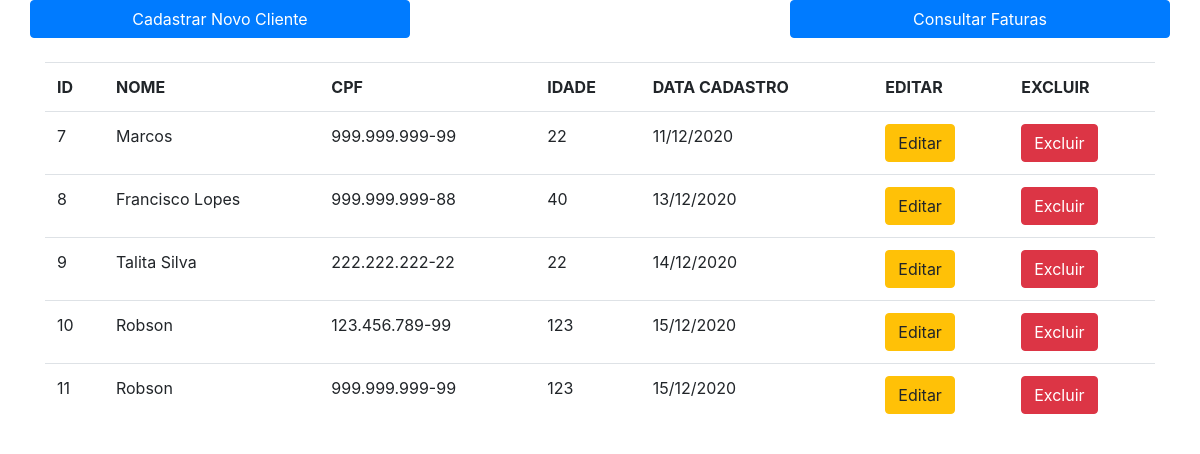
The page / on the database its author committed.
### tables this page shows
CREATE TABLE `cliente` (
  `idcliente` int NOT NULL AUTO_INCREMENT,
  `nome` varchar(45) DEFAULT NULL,
  `cpf` varchar(45) DEFAULT NULL,
  `idade` int DEFAULT NULL,
  `cadastro` datetime DEFAULT NULL,
  PRIMARY KEY (`idcliente`)
);

### dao/ClienteDaoMysql.php (called while the page is built, shortened)
<?php
require_once 'models/Cliente.php';
class ClienteDaoMysql implements ClienteDAO{
    private $pdo;
    public function __construct(PDO $driver){
        $this->pdo = $driver;
    }
    public function findAll(){
        $array = [];
        $sql = $this->pdo->query("SELECT * FROM cliente");
        if($sql->rowCount() > 0){
            $data = $sql->fetchAll();
            foreach($data as $item){
                $cad = new Cliente();
                $cad->setId($item['idcliente']);
                $cad->setNome($item['nome']);
                $cad->setCpf($item['cpf']);
                $cad->setIdade($item['idade']);
                $cad->setCadastro($item['cadastro']);
                $array[] = $cad;
            }
        }
        return $array;
    }
}

### models/Cliente.php (called while the page is built, shortened)
<?php
class Cliente{
    private $id;
    private $nome;
    private $cpf;
    private $idade;
    private $cadastro;
    public function getId(){
        return $this->id;
    }
    public function setId($i){
        $this->id = trim($i);
    }
    public function getNome(){
        return $this->nome;
    }
    public function setNome($n){
        $this->nome = ucwords(trim($n));
    }
    public function getCpf(){
        return $this->cpf;
    }
    public function setCpf($c){
        $this->cpf = trim($c);
    }
    public function getIdade(){
        return $this->idade;
    }
    public function setIdade($y){
        $this->idade = trim($y);
    }
    public function getCadastro(){
        return $this->cadastro;
    }
    public function setCadastro($cad){
        $this->cadastro = $cad;
    }
}

### index.php (the view, shortened to what this page needs)
<?php
require 'config.php';
require 'dao/ClienteDaoMysql.php';
$clienteDao = new ClienteDaoMysql($pdo);
$lista = $clienteDao->findAll();
?>
<!DOCTYPE html>
<html>
	<head>
		<link rel="stylesheet" href="assets/css/bootstrap.min.css" />
	</head>
	<body>
	<div class="container">
		<div class="row">
			<a class=" col-4 btn btn-primary" href="cadastro.php">Cadastrar Novo Cliente</a>
			<div class="col-4"></div>
			<a class="col-4 btn btn-primary" href="faturas.php">Consultar Faturas</a>
		</div>
		<br />
		<table class="table table-hover">
			<tr>
				<th>ID</th>
				<th>NOME</th>
				<th>CPF</th>
				<th>IDADE</th>
				<th>DATA CADASTRO</th>
				<th>EDITAR</th>
				<th>EXCLUIR</th>
			</tr>
			<?php
				foreach($lista as $cliente): ?>
					<tr>
						<td><?=$cliente->getId();?></td>
						<td><?=$cliente->getNome();?></td>
						<td><?=$cliente->getCpf();?></td>
						<td><?=$cliente->getIdade();?></td>
						<td><?=$mysqldate = date( 'd/m/Y', strtotime( $cliente->getCadastro() ) );?></td>
						<td> <a class="btn btn-warning" href="editar.php?id=<?=$cliente->getId();?>">Editar</a></td>
						<td><a class="btn btn-danger" href="excluir.php?id=<?=$cliente->getId();?>" onclick="return confirm('Tem certeza que deseja excluir?')">Excluir</a></td>
					</tr>
				<?php endforeach; ?>
		</table>
	</div>
	</body>
</html>

### rows shown on the page
cliente: idcliente "7", nome "Marcos", cpf "999.999.999-99", idade "22", cadastro "11/12/2020"
cliente: idcliente "8", nome "Francisco Lopes", cpf "999.999.999-88", idade "40", cadastro "13/12/2020"
cliente: idcliente "9", nome "Talita Silva", cpf "222.222.222-22", idade "22", cadastro "14/12/2020"
cliente: idcliente "10", nome "Robson", cpf "123.456.789-99", idade "123", cadastro "15/12/2020"
cliente: idcliente "11", nome "Robson", cpf "999.999.999-99", idade "123", cadastro "15/12/2020"
